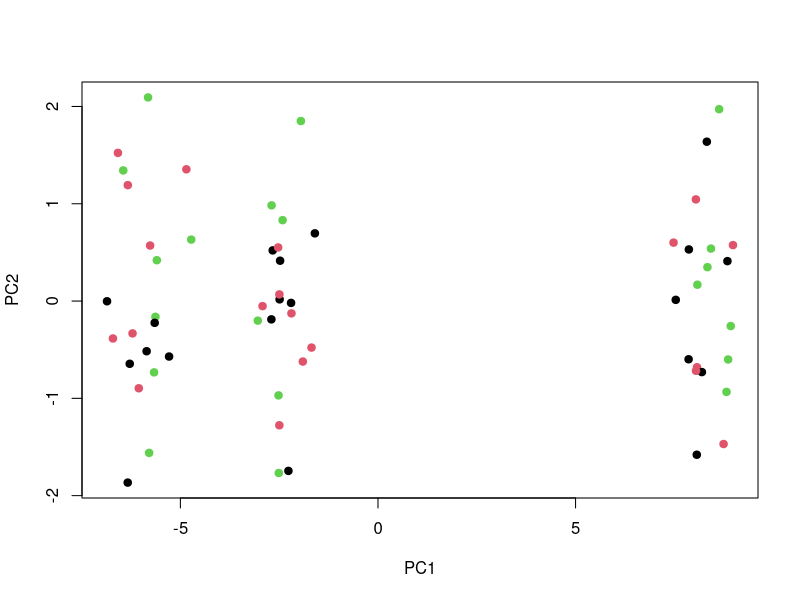

Here is the R script that generated this plot:
#Generate a data set
 
x = matrix(rnorm(20 * 3 * 50 ),ncol = 50)
x[1:20,] = x[1:20,1:ncol(x)] + 1
x[21:40,] = x[21:40,1:ncol(x)] -2
x[41:60,] = x[41:60,1:ncol(x)] + 2

#PCA for the observations
pcr.out <- prcomp(x, scale = TRUE)
plot(pcr.out$x[,1:2], col = 1:3, xlab = "PC1" , ylab = "PC2",pch = 19)
#biplot(pcr.out,scale = 0)

# Clustering with K = 3
km.out <- kmeans(x,3,nstart = 20)
km.out$cluster

levels(as.factor(km.out$cluster))

table(km.out$cluster,c(rep(1,20),rep(2,20),rep(3,20)))

#Clustering with K = 2

km.out2 <- kmeans(x,2,nstart = 20)
km.out2$cluster

levels(as.factor(km.out2$cluster))

table(km.out2$cluster,c(rep(1,20),rep(2,20),rep(3,20)))

#Clustering with K = 4

km.out4 <- kmeans(x,4,nstart = 40)
km.out4$cluster

levels(as.factor(km.out4$cluster))

table(c(rep(1,20),rep(2,20),rep(3,20)),km.out4$cluster)

#K means Clustering woth K = 3 for first 2 PCs
km.out3.pc <- kmeans(pcr.out$x[,1:20], 3 , nstart =20 )

levels(as.factor(km.out3.pc$cluster))

table(c(rep(1,20),rep(2,20),rep(3,20)),km.out3.pc$cluster)

#Clustering with K = 3 and data scaled

km.scaled  <- kmeans(scale(x), 3 , nstart =20 )

levels(as.factor(km.scaled$cluster))

table(c(rep(1,20),rep(2,20),rep(3,20)),km.scaled$cluster)


